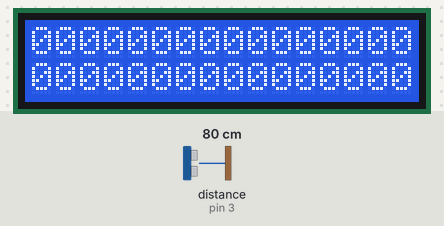
Bench run of a sketch on a simulated Arduino Uno, built with avr-gcc and run on an emulated ATmega328P. Parts: 16×2 character LCD. Wiring (inferred from the names in the program): ultrasonic range finder: trigger pin 2; echo pin 3. The inputs (shaded band) are chosen by the test bench; at power-on: distance to the obstacle (sensor on pin 3) 80 cm. The echo pulse lasts 58.3 µs per cm.

Above: at 0.4 s.

The sketch:

sketch_dec13a.ino
```cpp
#include <LiquidCrystal.h>
#define ECHO 3      // Прием сигнала с дальномера
#define TRIG 2        // Подача сигнала на дальномер
LiquidCrystal lcd(4, 5, 6, 7, 8, 9);
#define dist_setup 1  //Подстроечный коэффициент
#define  frequency 5000
 int n = 0;
void setup()
{
    lcd.begin(16, 2);
   pinMode(ECHO, INPUT);     //...ECHO как вход...
   pinMode(TRIG, OUTPUT);
   Serial.begin(9600);  //Установим соединение с Serial

}

void loop() {
  digitalWrite(TRIG, HIGH);  //Подаем команду на дальномер
  digitalWrite(TRIG, LOW);

  int dist = pulseIn(ECHO, HIGH) / 54;  //Измеряем расстояние до объекта

  dist = constrain(dist, 2, 60);

  if(dist < 50 * dist_setup)
 {
    n += 120;
 }
 else {
  lcd.print( n );}
 }
```
